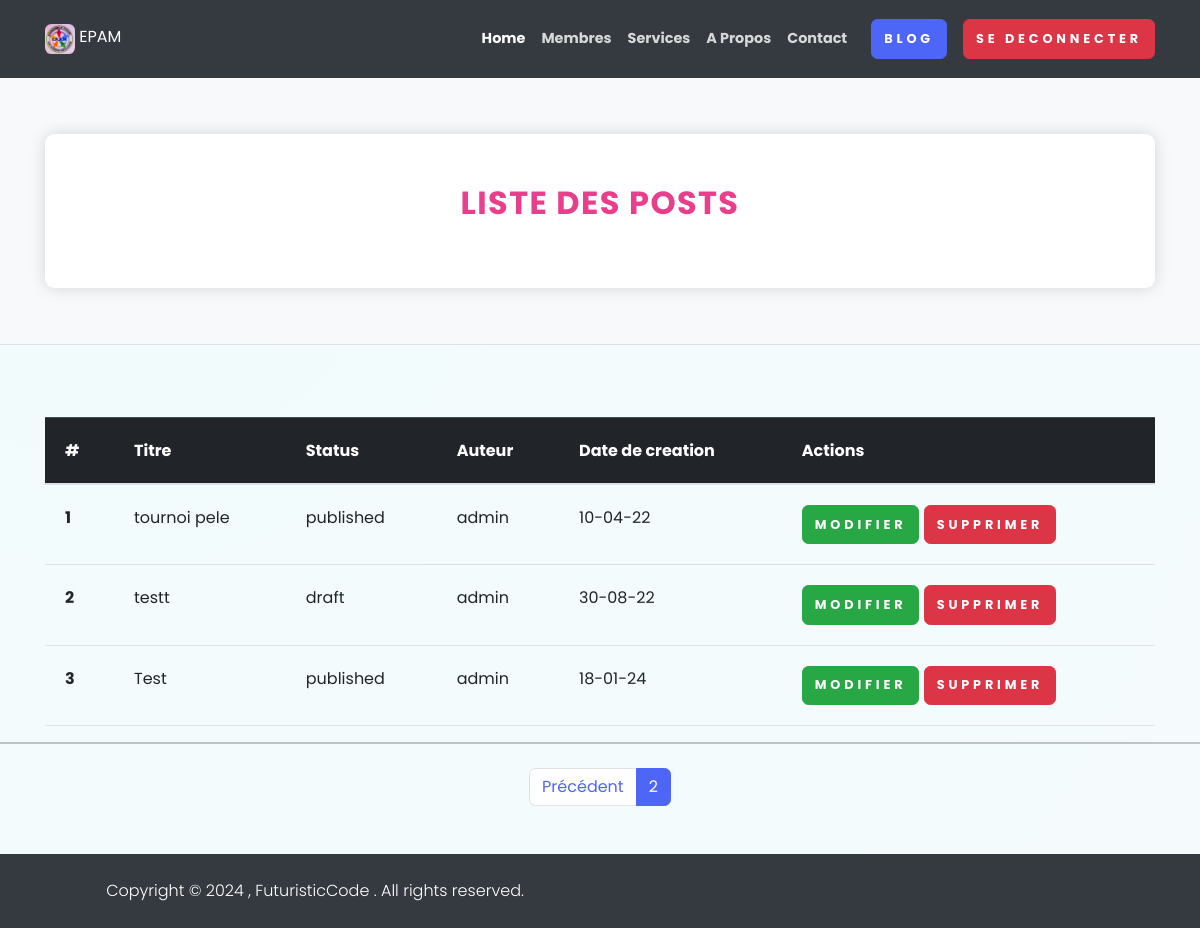
The page /see-blog/?page=2 (signed in) on the database as committed earlier.
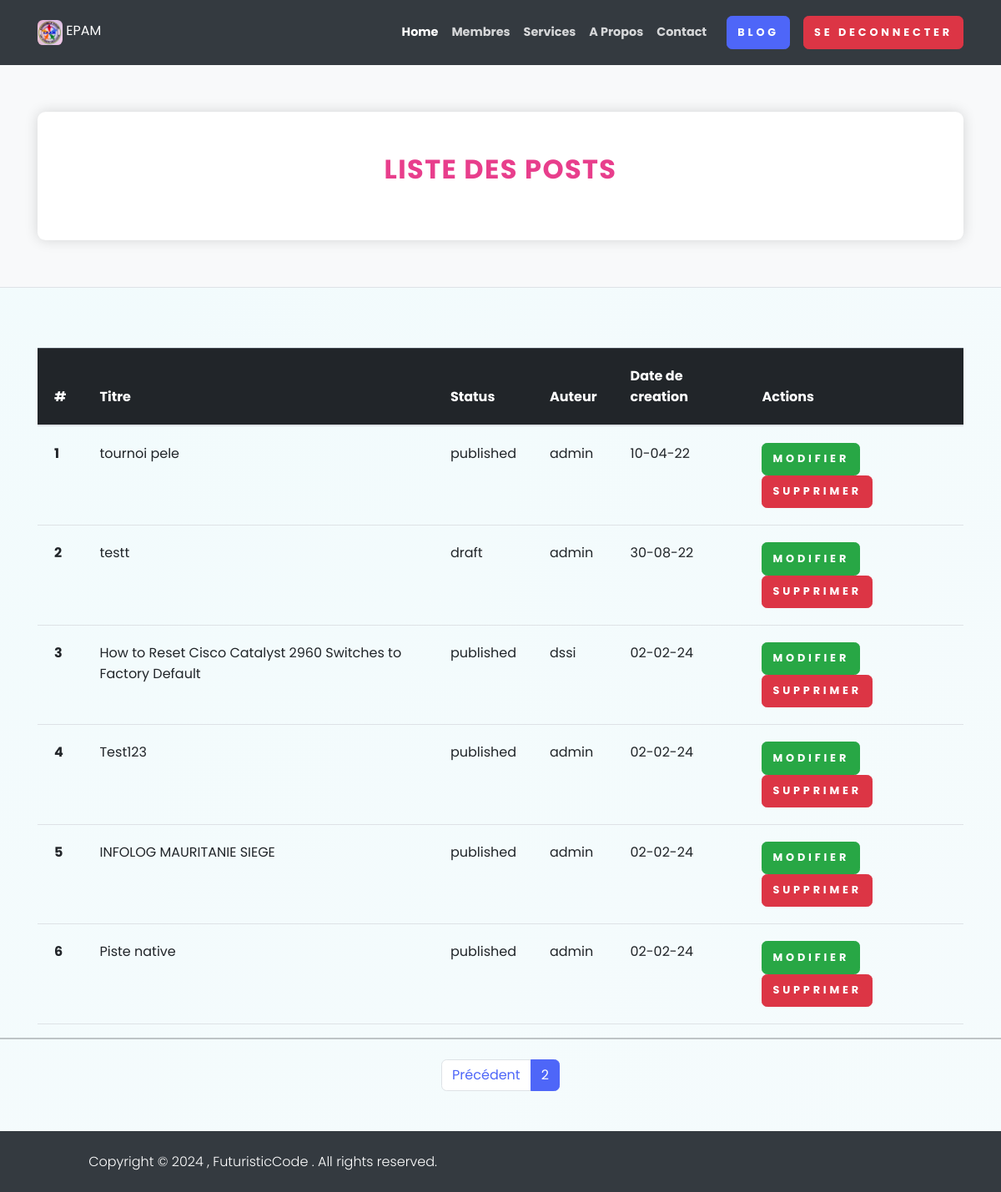
The same page on the database as committed later.
### home/models.py (models this page shows, shortened)
class Post(models.Model):
    STATUS_CHOICES = (
        ('draft','Draft'),
        ('published','Published')
    )
    title = models.CharField(max_length=200)
    slug  = models.SlugField(max_length=200)
    body  = FroalaField()
    image   = models.ImageField(upload_to='uploads')
    created_at = models.DateTimeField(auto_now_add=True)
    upload_to = models.DateTimeField(auto_now=True)
    status  = models.CharField(choices=STATUS_CHOICES,default='draft',max_length=10)
    publish = models.DateTimeField(default=timezone.now())
    author  = models.ForeignKey(User,on_delete=models.CASCADE,
                                related_name='posted')
    objects   = models.Manager()  #Default Manager
    published = PublishedManager() #Custom Manager

### home/views.py (the view)
# urls.py: path('see-blog/', views.see_blog ,name='see_blog'),
def see_blog(request):
  if request.user.is_authenticated:
    object_list = Post.objects.all()
    paginator   = Paginator(object_list,10)
    page        = request.GET.get('page')
    try:
      posts = paginator.page(page)
    except PageNotAnInteger:
      posts = paginator.page(1)
    except EmptyPage:
      posts = Paginator.page(paginator.num_pages)
    context = {
      'posts':posts,
      'page' :page,
    }
    return render(request,'blog/auth/see_blog.html',context)
  return redirect('/login/')

### home/templates/blog/auth/see_blog.html (shortened to what this page needs)
{% extends 'base.html' %}
{% block content %}
<section>
    <header class="py-5 bg-light border-bottom mb-4">
        <div class="container">
            <div class="text-center my-2">
                <div class="bg-white rounded-lg shadow p-5">
                    <strong class="text-uppercase text-secondary d-inline-block mb-2 text-sm">
                        <h2>Liste des posts</h2>
                    </strong>
            </div>
        </div>
    </header>
</section>
<section class="mt-1 pt-5 mb-5">
    <div class="container">
        <table class="table">
            <thead class="table-dark">
                <tr>
                    <th scope="col">#</th>
                    <th scope="col">Titre</th>
                    <th scope="col">Status</th>
                    <th scope="col">Auteur</th>
                    <th scope="col">Date de creation</th>
                    <th scope="col">Actions</th>
                </tr>
            </thead>
            <tbody>
                {% for post in posts %}
                <tr>
                    <th scope="row">{{forloop.counter}}</th>
                    <td>{{post.title}}</td>
                    <td>{{post.status}}</td>
                    <td>{{post.author}}</td>
                    <td>{{post.created_at | date:"d-m-y"}}</td>
                    <td>
                        <a href="{% url 'update_blog' post.id %}" class="btn btn-success">Modifier</a>
                        <a href="{% url 'blog_delete' post.id %}" class="btn btn-danger">Supprimer</a>
                    </td>
                </tr>
                {% endfor %}
            </tbody>
          </table>
    </div>
{% include 'blog/layouts/pagination.html' with page=posts%}
</section>
{% endblock content %}

### templates/base.html (shortened to what this page needs)
{% load static %}
<!DOCTYPE html>
<html>
    <head>
        <link rel="stylesheet" href="{% static 'css/styles.css' %}">
        <link href="{% static 'css/bootstrap.min.css'%}" rel="stylesheet">
    <link rel="stylesheet" href="{% static 'css/nouislider.css' %}">
    <link rel="stylesheet" href="{% static 'css/swiper.min.css' %}">
    <link rel="stylesheet" href="{% static 'css/magnific-popup.css' %}">
    <link rel="stylesheet" href="{% static 'css/default.css' %}" id="theme-stylesheet">
    </head>
    <body style="background-image:radial-gradient(circle farthest-corner at 10% 20%,rgba(234,249,251,0.63) 0.1% , rgba(239,249,251,0.63) 90.1%)">
        <header class="header">
       {% if user.is_authenticated %}
         <nav class="navbar navbar-expand-lg navbar-dark bg-dark">
          <div class="container">
              <a class="navbar-brand" href="/">
                  <img src="{% static 'assets/logo.png' %}" width="30" height="30" class="rounded d-inline-block align-top" alt="">
                  EPAM
              </a>
              <div class="collapse navbar-collapse" id="navbarSupportedContent">
                  <ul class="navbar-nav ms-auto mb-2 mb-lg-0">
                      <li class="nav-item"><a class="nav-link active" aria-current="page" href="/">Home</a></li>
                      <li class="nav-item"><a class="nav-link" href="{% url 'membre_list' %}">Membres</a></li>
                      <li class="nav-item"><a class="nav-link" href="{% url 'partenaires_list' %}">Services </a></li>
                      <li class="nav-item"><a class="nav-link" href="{% url 'apropos' %}">A Propos</a></li>
                      <li class="nav-item"><a class="nav-link" href="{% url 'contact' %}">Contact</a></li>
                      <li class="nav-item"><a class="btn btn-primary ml-3" href="{% url 'add_blog' %}">Blog</a></li>
                      <li class="nav-item"><a class="btn btn-danger ml-3" href="{% url 'logout_view' %}">Se deconnecter</a></li>
                  </ul>
              </div>
          </div>
      </nav>
      {% endif %}
  </header>
        {% block content %}
        {% endblock content %}
        <footer class="position-relative z-index-10 d-print-none bg-dark fixed-bottom">
            <div class="py-4 font-weight-light bg-gray-800 text-gray-300">
              <div class="container">
                <div class="row align-items-center">
                  <div class="col-md-6 text-center text-md-left">
                    <div class="container"><p class="m-0 text-center text-white">Copyright &copy; 2024 , FuturisticCode .  All rights reserved.</p></div>
                  </div>
                </div>
              </div>
            </div>
          </footer>
    </body>
</html>

### home/templates/blog/layouts/pagination.html (shortened to what this page needs)
<nav aria-label="Pagination">
    <hr class="my-0" />
    <ul class="pagination justify-content-center my-4">
        {% if page.has_previous %}
        <li class="page-item "><a class="page-link" href="?page={{page.previous_page_number}}" tabindex="-1" aria-disabled="true">Précédent</a></li>
        {% endif %}
        <li class="page-item active" aria-current="page"><a class="page-link" href="#!">{{page.number}}</a></li>
    </ul>
</nav>

Rows that differ between the two databases and show on the page:
removed Post: title "Test", status "published", author "admin", created_at "18-01-24"
added Post: title "How to Reset Cisco Catalyst 2960 Switches to Factory Default", status "published", author "dssi", created_at "02-02-24"
added Post: title "Test123", status "published", author "admin", created_at "02-02-24"
added Post: title "INFOLOG MAURITANIE SIEGE", status "published", author "admin", created_at "02-02-24"
added Post: title "Piste native", status "published", author "admin", created_at "02-02-24"
